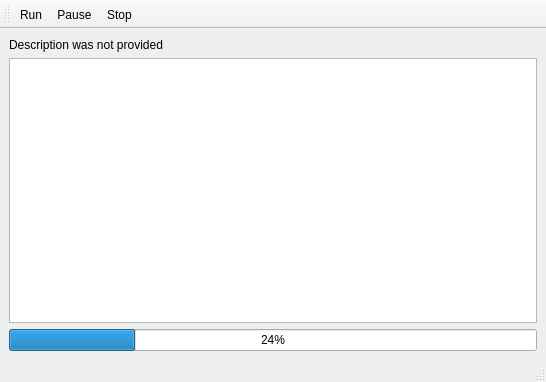
<?xml version="1.0" encoding="UTF-8"?>
<ui version="4.0">
 <class>OtherWindow</class>
 <widget class="QMainWindow" name="OtherWindow">
  <property name="geometry">
   <rect>
    <x>0</x>
    <y>0</y>
    <width>546</width>
    <height>382</height>
   </rect>
  </property>
  <property name="windowTitle">
   <string>MainWindow</string>
  </property>
  <widget class="QWidget" name="centralwidget">
   <layout class="QGridLayout" name="gridLayout">
    <item row="1" column="0">
     <widget class="CommandLine" name="commandLine"/>
    </item>
    <item row="0" column="0">
     <widget class="QLabel" name="description">
      <property name="text">
       <string>Description was not provided</string>
      </property>
     </widget>
    </item>
    <item row="2" column="0">
     <widget class="QProgressBar" name="progressBar">
      <property name="value">
       <number>24</number>
      </property>
     </widget>
    </item>
   </layout>
  </widget>
  <widget class="QMenuBar" name="menubar">
   <property name="geometry">
    <rect>
     <x>0</x>
     <y>0</y>
     <width>546</width>
     <height>25</height>
    </rect>
   </property>
  </widget>
  <widget class="QStatusBar" name="statusbar"/>
  <widget class="QToolBar" name="toolBar">
   <property name="windowTitle">
    <string>toolBar</string>
   </property>
   <attribute name="toolBarArea">
    <enum>TopToolBarArea</enum>
   </attribute>
   <attribute name="toolBarBreak">
    <bool>false</bool>
   </attribute>
   <addaction name="actionRun"/>
   <addaction name="actionPause"/>
   <addaction name="actionStop"/>
  </widget>
  <action name="actionRun">
   <property name="icon">
    <iconset resource="images.qrc">
     <normaloff>:/icons/play_btn.png</normaloff>:/icons/play_btn.png</iconset>
   </property>
   <property name="text">
    <string>Run</string>
   </property>
  </action>
  <action name="actionPause">
   <property name="icon">
    <iconset resource="images.qrc">
     <normaloff>:/icons/pause_btn.png</normaloff>:/icons/pause_btn.png</iconset>
   </property>
   <property name="text">
    <string>Pause</string>
   </property>
  </action>
  <action name="actionStop">
   <property name="icon">
    <iconset resource="images.qrc">
     <normaloff>:/icons/stop_btn.png</normaloff>:/icons/stop_btn.png</iconset>
   </property>
   <property name="text">
    <string>Stop</string>
   </property>
  </action>
 </widget>
 <customwidgets>
  <customwidget>
   <class>CommandLine</class>
   <extends>QTextEdit</extends>
   <header>commandline.h</header>
  </customwidget>
 </customwidgets>
 <resources>
  <include location="images.qrc"/>
 </resources>
 <connections/>
</ui>
